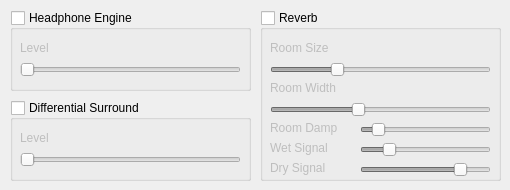
    <widget class="QWidget" name="surround">
     <attribute name="title">
      <string>Surround</string>
     </attribute>
     <widget class="QGroupBox" name="vhp">
      <property name="geometry">
       <rect>
        <x>10</x>
        <y>10</y>
        <width>241</width>
        <height>81</height>
       </rect>
      </property>
      <property name="title">
       <string>Headphone Engine</string>
      </property>
      <property name="checkable">
       <bool>true</bool>
      </property>
      <property name="checked">
       <bool>false</bool>
      </property>
      <widget class="QSlider" name="vhplvl">
       <property name="geometry">
        <rect>
         <x>10</x>
         <y>50</y>
         <width>221</width>
         <height>20</height>
        </rect>
       </property>
       <property name="minimum">
        <number>0</number>
       </property>
       <property name="maximum">
        <number>4</number>
       </property>
       <property name="value">
        <number>0</number>
       </property>
       <property name="tracking">
        <bool>true</bool>
       </property>
       <property name="orientation">
        <enum>Qt::Horizontal</enum>
       </property>
       <property name="invertedControls">
        <bool>false</bool>
       </property>
      </widget>
      <widget class="QLabel" name="vhplvl_label">
       <property name="geometry">
        <rect>
         <x>10</x>
         <y>30</y>
         <width>191</width>
         <height>16</height>
        </rect>
       </property>
       <property name="text">
        <string>Level</string>
       </property>
      </widget>
     </widget>
     <widget class="QGroupBox" name="diff">
      <property name="geometry">
       <rect>
        <x>10</x>
        <y>100</y>
        <width>241</width>
        <height>81</height>
       </rect>
      </property>
      <property name="title">
       <string>Differential Surround</string>
      </property>
      <property name="checkable">
       <bool>true</bool>
      </property>
      <property name="checked">
       <bool>false</bool>
      </property>
      <widget class="QSlider" name="difflvl">
       <property name="geometry">
        <rect>
         <x>10</x>
         <y>50</y>
         <width>221</width>
         <height>20</height>
        </rect>
       </property>
       <property name="minimum">
        <number>0</number>
       </property>
       <property name="maximum">
        <number>100</number>
       </property>
       <property name="value">
        <number>0</number>
       </property>
       <property name="tracking">
        <bool>true</bool>
       </property>
       <property name="orientation">
        <enum>Qt::Horizontal</enum>
       </property>
       <property name="invertedControls">
        <bool>false</bool>
       </property>
      </widget>
      <widget class="QLabel" name="difflvl_label">
       <property name="geometry">
        <rect>
         <x>10</x>
         <y>30</y>
         <width>181</width>
         <height>16</height>
        </rect>
       </property>
       <property name="text">
        <string>Level</string>
       </property>
      </widget>
     </widget>
     <widget class="QGroupBox" name="reverb">
      <property name="geometry">
       <rect>
        <x>260</x>
        <y>10</y>
        <width>241</width>
        <height>171</height>
       </rect>
      </property>
      <property name="title">
       <string>Reverb</string>
      </property>
      <property name="checkable">
       <bool>true</bool>
      </property>
      <property name="checked">
       <bool>false</bool>
      </property>
      <widget class="QSlider" name="roomsize">
       <property name="geometry">
        <rect>
         <x>10</x>
         <y>50</y>
         <width>221</width>
         <height>20</height>
        </rect>
       </property>
       <property name="minimum">
        <number>1</number>
       </property>
       <property name="maximum">
        <number>100</number>
       </property>
       <property name="value">
        <number>30</number>
       </property>
       <property name="tracking">
        <bool>true</bool>
       </property>
       <property name="orientation">
        <enum>Qt::Horizontal</enum>
       </property>
       <property name="invertedControls">
        <bool>false</bool>
       </property>
      </widget>
      <widget class="QLabel" name="roomsize_label">
       <property name="geometry">
        <rect>
         <x>10</x>
         <y>30</y>
         <width>121</width>
         <height>16</height>
        </rect>
       </property>
       <property name="text">
        <string>Room Size</string>
       </property>
      </widget>
      <widget class="QLabel" name="roomwidth_label">
       <property name="geometry">
        <rect>
         <x>10</x>
         <y>70</y>
         <width>161</width>
         <height>16</height>
        </rect>
       </property>
       <property name="text">
        <string>Room Width</string>
       </property>
      </widget>
      <widget class="QSlider" name="roomwidth">
       <property name="geometry">
        <rect>
         <x>10</x>
         <y>90</y>
         <width>221</width>
         <height>20</height>
        </rect>
       </property>
       <property name="minimum">
        <number>1</number>
       </property>
       <property name="maximum">
        <number>100</number>
       </property>
       <property name="value">
        <number>40</number>
       </property>
       <property name="tracking">
        <bool>true</bool>
       </property>
       <property name="orientation">
        <enum>Qt::Horizontal</enum>
       </property>
       <property name="invertedControls">
        <bool>false</bool>
       </property>
      </widget>
      <widget class="QLabel" name="roomdamp_label">
       <property name="geometry">
        <rect>
         <x>10</x>
         <y>110</y>
         <width>91</width>
         <height>16</height>
        </rect>
       </property>
       <property name="text">
        <string>Room Damp</string>
       </property>
      </widget>
      <widget class="QLabel" name="dry_label">
       <property name="geometry">
        <rect>
         <x>10</x>
         <y>150</y>
         <width>91</width>
         <height>16</height>
        </rect>
       </property>
       <property name="text">
        <string>Dry Signal</string>
       </property>
      </widget>
      <widget class="QLabel" name="wet_label">
       <property name="geometry">
        <rect>
         <x>10</x>
         <y>130</y>
         <width>91</width>
         <height>16</height>
        </rect>
       </property>
       <property name="text">
        <string>Wet Signal</string>
       </property>
      </widget>
      <widget class="QSlider" name="roomdamp">
       <property name="geometry">
        <rect>
         <x>100</x>
         <y>110</y>
         <width>131</width>
         <height>20</height>
        </rect>
       </property>
       <property name="minimum">
        <number>1</number>
       </property>
       <property name="maximum">
        <number>100</number>
       </property>
       <property name="value">
        <number>10</number>
       </property>
       <property name="tracking">
        <bool>true</bool>
       </property>
       <property name="orientation">
        <enum>Qt::Horizontal</enum>
       </property>
       <property name="invertedControls">
        <bool>false</bool>
       </property>
      </widget>
      <widget class="QSlider" name="wet">
       <property name="geometry">
        <rect>
         <x>100</x>
         <y>130</y>
         <width>131</width>
         <height>20</height>
        </rect>
       </property>
       <property name="minimum">
        <number>1</number>
       </property>
       <property name="maximum">
        <number>100</number>
       </property>
       <property name="value">
        <number>20</number>
       </property>
       <property name="tracking">
        <bool>true</bool>
       </property>
       <property name="orientation">
        <enum>Qt::Horizontal</enum>
       </property>
       <property name="invertedControls">
        <bool>false</bool>
       </property>
      </widget>
      <widget class="QSlider" name="dry">
       <property name="geometry">
        <rect>
         <x>100</x>
         <y>150</y>
         <width>131</width>
         <height>20</height>
        </rect>
       </property>
       <property name="minimum">
        <number>1</number>
       </property>
       <property name="maximum">
        <number>100</number>
       </property>
       <property name="value">
        <number>80</number>
       </property>
       <property name="tracking">
        <bool>true</bool>
       </property>
       <property name="orientation">
        <enum>Qt::Horizontal</enum>
       </property>
       <property name="invertedControls">
        <bool>false</bool>
       </property>
      </widget>
     </widget>
    </widget>
